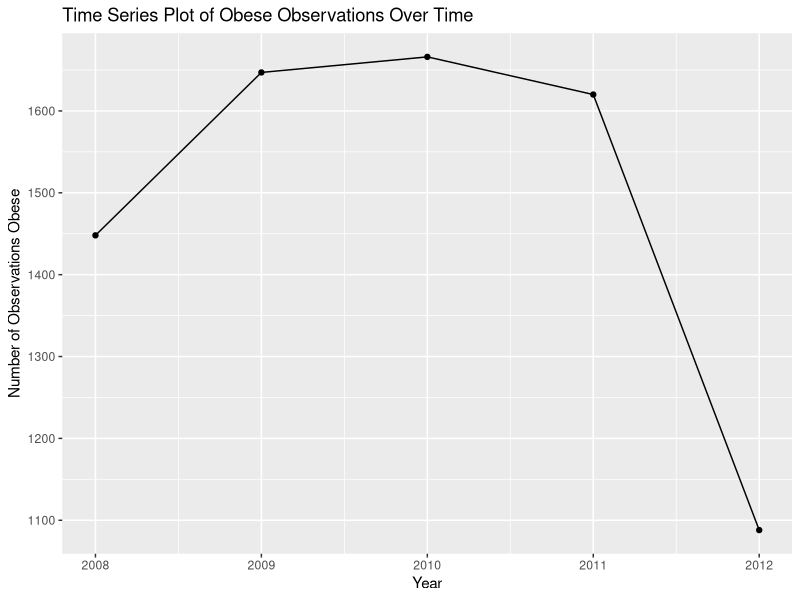

The R script that drew this image:
## ---- chunk 1
#Creating the binary variable for obesity
data <- read.csv('DAProject9.csv')
library(dplyr)
data <- data %>%
  mutate(Obese = ifelse(BMIgroup == "Obese", 1, 0))

## ---- chunk 2
#Attempting to create the time series plot
data_2008 <- subset(data, Year == '2008' & Obese == 1)
data_2009 <- subset(data, Year == '2009'& Obese == 1)
data_2010 <- subset(data, Year == '2010'& Obese == 1)
data_2011 <- subset(data, Year == '2011'& Obese == 1)
data_2012 <- subset(data, Year == '2012'& Obese == 1)


year <- c(2008, 2009, 2010, 2011, 2012)
no_obese <- c(1448, 1647, 1666, 1620, 1088)

year_obese <- cbind(year, no_obese)
  year_obese <- as.data.frame(year_obese)

as.factor(year_obese$year)

library(ggplot2)
ggplot(year_obese, aes(x = year, y = no_obese)) +
  geom_line() +
  geom_point() +
  labs(title = "Time Series Plot of Obese Observations Over Time",
       x = "Year",
       y = "Number of Observations Obese")
